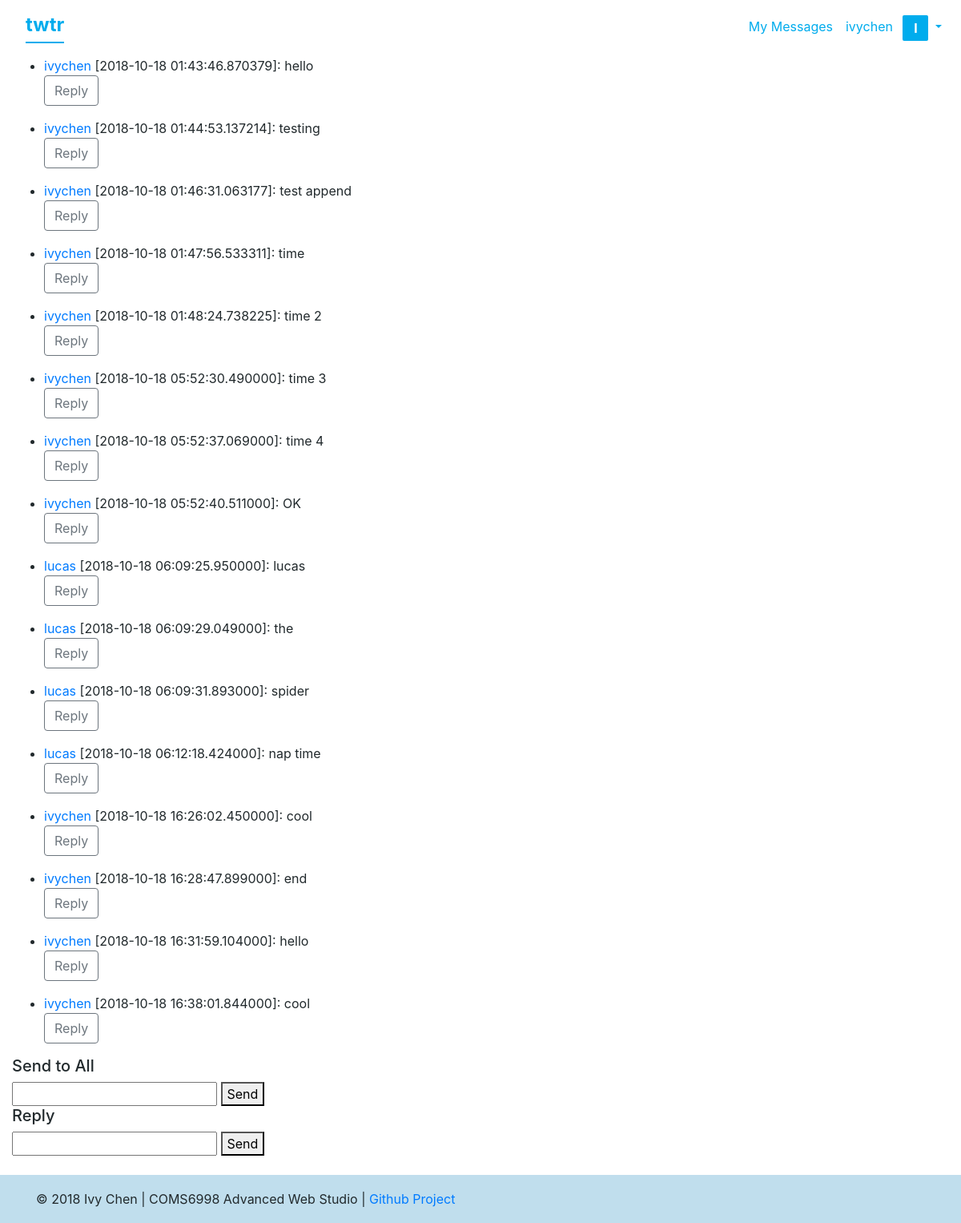
Page / (signed in) on the committed database.
### models.py (models this page shows, shortened)
class User(UserMixin, db.Model):
    username = db.Column(db.String(140), primary_key=True)
    password = db.Column(db.String(140))
    email = db.Column(db.Text, unique=True)

class History(db.Model):
    id = db.Column('id', db.Integer, primary_key=True)
    timestamp = db.Column(db.DateTime)
    sender = db.Column('sender', db.String(140))
    replyto = db.Column('replyto', db.String(140))
    message = db.Column('message', db.String(300))

### app.py (the view)
@app.route('/', methods=['POST', 'GET'])
def main():
    messages = models.History.query.all()
    return render_template('main.html', messages=messages)

### app.py (called while the page is built)
@login_manager.user_loader
def load_user(username):
    try:
        return models.User.query.get(username)
    except:
        return None

### templates/main.html (shortened to what this page needs)
{% extends "base.html" %}
{% block body %}
  {% block content %}
    <ul id="messages">
      {% for msg in messages %}
        <li>
          <a href="/messages/{{ msg.sender }}">{{ msg.sender }}</a> [{{ msg.timestamp }}]: {{ msg.message }}
          <p><button data-username="{{ msg.sender }}" data-id="{{ msg.id }}" data-message="{{ msg.message }}" class="btn btn-outline-secondary reply">Reply</button></p>
        </li>
      {% endfor %}
    </ul>
    {% if current_user.is_authenticated %}
    <div class="msgSender">
      <h5>Send to All</h5>
      <input type="text" id="myMessage">
      <button type="submit" id="sendbutton">Send</button>
    </div>
    <div class="replySender">
      <h5>Reply</h5>
      <input type="text" id="myReply">
      <button type="submit" id="replyButton">Send</button>
    </div>
    {% endif %}
  {% endblock %}
{% endblock %}

### templates/base.html (shortened to what this page needs)
<!DOCTYPE html>
<html lang="en" >
<head>
  <link href="https://stackpath.bootstrapcdn.com/bootstrap/4.1.3/css/bootstrap.min.css" rel="stylesheet">
  <link rel="stylesheet" href="https://use.fontawesome.com/releases/v5.3.1/css/all.css">
  <link rel="stylesheet" type="text/css"
        href="{{url_for('static', filename='css/main.css')}}">
</head>
<body>
  <nav class="navbar navbar-expand-sm">
    <a class="navbar-brand" href="/">twtr</a>
    <div class="collapse navbar-collapse" id="navbarSupportedContent">
      <ul class="navbar-nav mr-auto">
        {% if current_user.is_authenticated %}
        <li class="nav-item active">
          <a class="nav-link" href="/messages/{{ current_user.username }}">My Messages</a>
        </li>
        {% endif %}
      {% if current_user.is_authenticated %}
      <li class="nav-item dropdown">
        <a class="nav-link dropdown-toggle" href="#" id="navbarDropdown" role="button" data-toggle="dropdown" aria-haspopup="true" aria-expanded="false">
          {{ current_user.username }}
          <div class="user-icon">{{ current_user.username[0].upper() }}</div>
        </a>
      </li>
      {% endif %}
      </ul>
    </div>
  </nav>
	<div class="container-fluid">
    {% block body %}{% endblock %}
	</div>
  <footer class="footer">
    <div class="footer-copyright">
      <div class="container">
        © 2018 Ivy Chen | COMS6998 Advanced Web Studio |
        <a class="grey-text text-lighten-4 right" href="https://github.com/ivychen/COMS6998-AdvWebStudio">Github Project</a>
      </div>
    </div>
  </footer>
  </head>
  <body>
</body>
</html>

### static/css/main.css (style rules this page uses)
.navbar-nav { width: 100%; display: flex; align-items: baseline; justify-content: flex-end; }
nav.navbar.navbar-expand-sm .navbar-brand { font-weight: bold; font-size: 1.5rem !important; height: 46px; margin-left: 1rem; border-bottom: 2px solid #00aced; margin-bottom: .5rem; }
nav.navbar.navbar-expand-sm a, nav.navbar.navbar-expand-sm li { color: #00aced !important; }
.user-icon { display: inline-flex; align-items: center; font-weight: bold; justify-content: center; background-color: #00aced; height: 32px; width: 32px; vertical-align: middle; border-radius: 2px; margin-left: .5rem; color: white; }
body > .container-fluid { margin-top: 0 !important; }
body > .container-fluid { color: #21292c; margin-top: 1.5rem; margin-bottom: 1.5rem; }
.footer { color: #21292c; position: relative; bottom: 0; width: 100%; line-height: 60px; background-color: #c0deed; }

### rows in the picture
User: username "ivychen"
History: sender "ivychen", timestamp "2018-10-18 01:43:46.870379", message "hello"
History: sender "ivychen", timestamp "2018-10-18 01:44:53.137214", message "testing"
History: sender "ivychen", timestamp "2018-10-18 01:46:31.063177", message "test append"
History: sender "ivychen", timestamp "2018-10-18 01:47:56.533311", message "time"
History: sender "ivychen", timestamp "2018-10-18 01:48:24.738225", message "time 2"
History: sender "ivychen", timestamp "2018-10-18 05:52:30.490000", message "time 3"
History: sender "ivychen", timestamp "2018-10-18 05:52:37.069000", message "time 4"
History: sender "ivychen", timestamp "2018-10-18 05:52:40.511000", message "OK"
History: sender "lucas", timestamp "2018-10-18 06:09:25.950000", message "lucas"
History: sender "lucas", timestamp "2018-10-18 06:09:29.049000", message "the"
History: sender "lucas", timestamp "2018-10-18 06:09:31.893000", message "spider"
History: sender "lucas", timestamp "2018-10-18 06:12:18.424000", message "nap time"
History: sender "ivychen", timestamp "2018-10-18 16:26:02.450000", message "cool"
History: sender "ivychen", timestamp "2018-10-18 16:28:47.899000", message "end"
History: sender "ivychen", timestamp "2018-10-18 16:31:59.104000", message "hello"
History: sender "ivychen", timestamp "2018-10-18 16:38:01.844000", message "cool"

### other values in the picture
{{ current_user.username[0].upper() }} "I"
